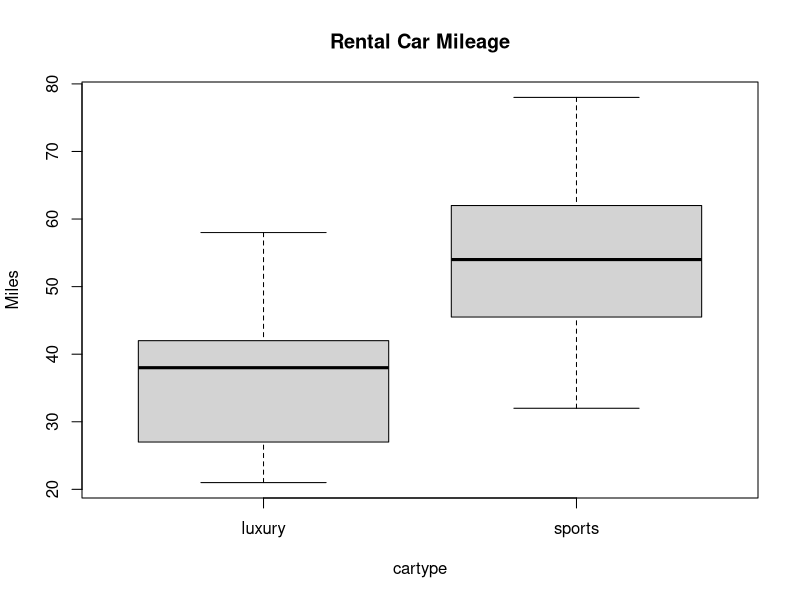
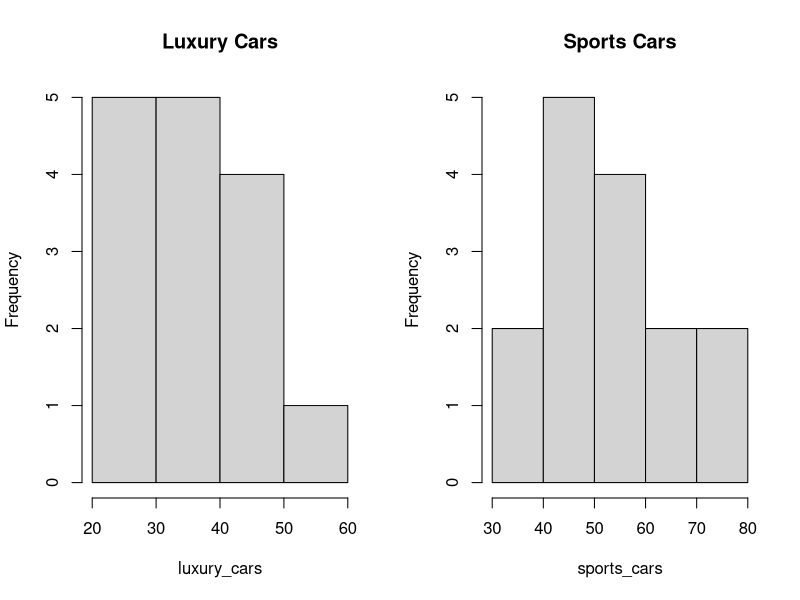

Generate these figures, in order, with R:
## ---- chunk 1
mileage <- c(50,58,43,48,50,66,32,73,55,78,43,66,57,40,54,26,33,21,37,39,23,48,58,28,39,22,38,41,50,43);
cartype <- c(rep("sports",15),rep("luxury",15));
cardata <- data.frame(mileage,cartype)
sports_cars <-mileage[cartype=="sports"]
luxury_cars <-mileage[cartype=="luxury"]
## ---- chunk 2
mean(luxury_cars); sd(luxury_cars)
mean(sports_cars); sd(sports_cars)
## ---- chunk 3
library(car)
leveneTest(mileage~cartype)
## ---- chunk 4
boxplot(mileage~cartype,data=cardata,ylab="Miles",main="Rental Car Mileage")
## ---- chunk 5
par(mfrow=c(1,2))
hist(luxury_cars,main="Luxury Cars")
hist(sports_cars,main="Sports Cars")
## ---- chunk 6
shapiro.test(luxury_cars)
shapiro.test(sports_cars)
## ---- chunk 7
t.test(mileage~cartype,data=cardata,var.equal=TRUE,conf.level=0.90)
## ---- chunk 8
mileage <- c(50,58,43,48,50,66,32,73,55,78,43,66,57,40,54,
             26,33,21,37,39,23,48,58,28,39,22,38,41,50,43);
cartype <- c(rep("sports",15),rep("luxury",15));
cardata <- data.frame(mileage,cartype)
sports_cars <-mileage[cartype=="sports"]
luxury_cars <-mileage[cartype=="luxury"]
